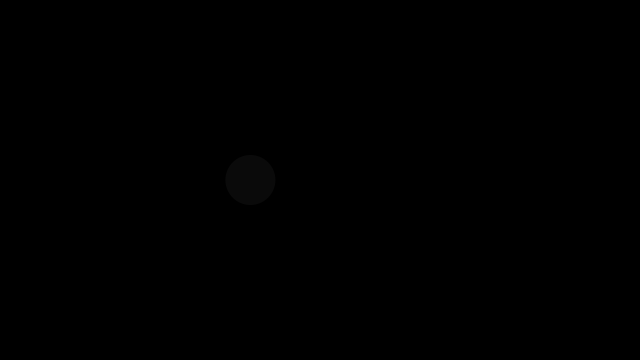
Frame 1 (no input)
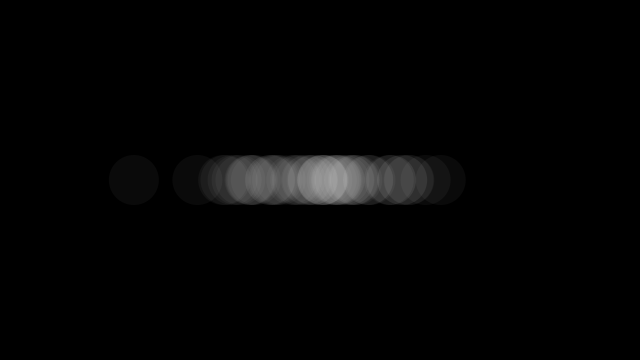
Frame 60 (the mouse pressed at the canvas centre just before this capture)
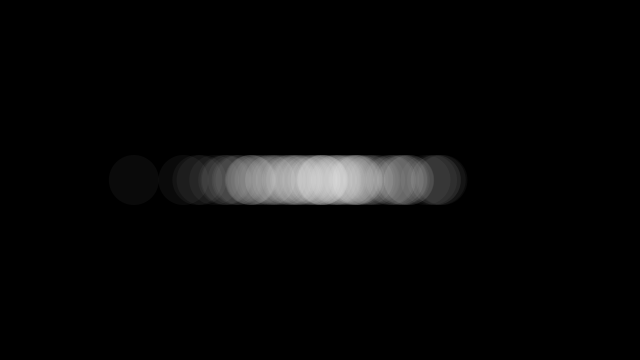
Frame 120 (the mouse held since frame 60 and released just before this capture)

The Processing sketch that drew these frames (run headless with seeded random() and noise(); from frame 60 on, the mouse is pressed at the canvas centre):

// Processing sketch: NOC_GaussianDistII
// ── NOC_GaussianDistII.pde
import java.util.Random;

Random generator;
void setup(){
  size(640,360);
  generator = new Random();
  background(0);
}
void draw(){
 
 float num = (float)generator.nextGaussian();
 float sd = 60;
 float mean = 320;
 
 float x = sd*num+mean;
 
 noStroke();
 fill(255,10);
 ellipse(x,180,50,50);
}
